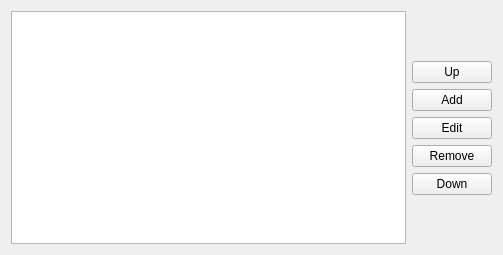
<?xml version="1.0" encoding="UTF-8"?>
<ui version="4.0">
 <class>TimerListWidget</class>
 <widget class="QWidget" name="TimerListWidget">
  <property name="geometry">
   <rect>
    <x>0</x>
    <y>0</y>
    <width>503</width>
    <height>255</height>
   </rect>
  </property>
  <property name="windowTitle">
   <string>Form</string>
  </property>
  <layout class="QVBoxLayout" name="verticalLayout_2">
   <item>
    <layout class="QHBoxLayout" name="horizontalLayout">
     <item>
      <widget class="QTreeView" name="timerList">
       <property name="rootIsDecorated">
        <bool>false</bool>
       </property>
      </widget>
     </item>
     <item>
      <layout class="QVBoxLayout" name="verticalLayout">
       <item>
        <spacer name="verticalSpacer">
         <property name="orientation">
          <enum>Qt::Vertical</enum>
         </property>
         <property name="sizeHint" stdset="0">
          <size>
           <width>20</width>
           <height>40</height>
          </size>
         </property>
        </spacer>
       </item>
       <item>
        <widget class="QPushButton" name="up">
         <property name="text">
          <string>Up</string>
         </property>
         <property name="icon">
          <iconset>
           <normalon>:/images/up.png</normalon>
          </iconset>
         </property>
        </widget>
       </item>
       <item>
        <widget class="QPushButton" name="add">
         <property name="text">
          <string>Add</string>
         </property>
         <property name="icon">
          <iconset>
           <normalon>:/images/edit_add.png</normalon>
          </iconset>
         </property>
        </widget>
       </item>
       <item>
        <widget class="QPushButton" name="edit">
         <property name="text">
          <string>Edit</string>
         </property>
         <property name="icon">
          <iconset>
           <normalon>:/images/edit.png</normalon>
          </iconset>
         </property>
        </widget>
       </item>
       <item>
        <widget class="QPushButton" name="remove">
         <property name="text">
          <string>Remove</string>
         </property>
         <property name="icon">
          <iconset>
           <normalon>:/images/edit_remove.png</normalon>
          </iconset>
         </property>
        </widget>
       </item>
       <item>
        <widget class="QPushButton" name="down">
         <property name="text">
          <string>Down</string>
         </property>
         <property name="icon">
          <iconset>
           <normalon>:/images/down.png</normalon>
          </iconset>
         </property>
        </widget>
       </item>
       <item>
        <spacer name="verticalSpacer_2">
         <property name="orientation">
          <enum>Qt::Vertical</enum>
         </property>
         <property name="sizeHint" stdset="0">
          <size>
           <width>20</width>
           <height>40</height>
          </size>
         </property>
        </spacer>
       </item>
      </layout>
     </item>
    </layout>
   </item>
  </layout>
 </widget>
 <resources>
  <include location="tray_timer.qrc"/>
 </resources>
 <connections/>
</ui>
